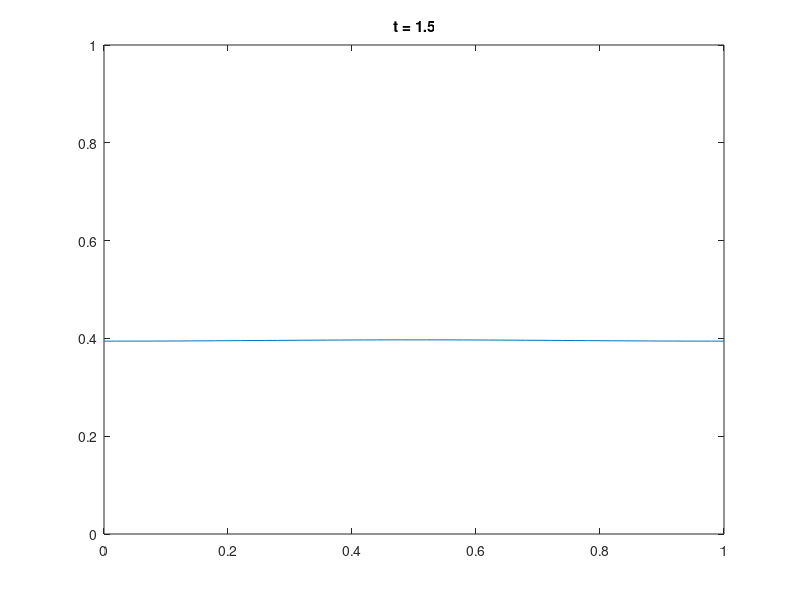

This figure's MATLAB source:
%% Main parameters
D = .1;
L = 1;
T = 1.5;

Nx = 50;
nu = .011; % nu = D * tau / h^2

%% Secondary parameters
x = linspace(0, L, Nx + 1);
h = x(2) - x(1);

tau = nu * h^2 / D;
Nt = ceil(T/tau) + 1;

u_0 = exp(-(x - .5).^2 ./ .05);
% figure(1)
% plot(x, u_0)

%% Transition matrices
U_now = eye(Nx);
U_next = (-1-2*nu)*eye(Nx) + ...
    diag(nu * ones(Nx-1, 1), 1) + ...
    diag(nu * ones(Nx-1, 1),-1);

%% Periodic border condition
U_next(1, end) = nu;
U_next(end, 1) = nu;

%% Integration
U = zeros(Nt, Nx);
U(1, :) = u_0(1 : end-1);

for k = 2 : Nt
    U(k, :) = -U_next \ U_now * U(k - 1, :).';
end
U = [U, U(:, 1)];

%% Visualisation
figure(2)

for k = [1 : floor(Nt/100) : Nt, Nt]
    plot(x, U(k, :));
    axis([0 L 0 1]);
    title(['t = ', num2str((k-1)*tau)]);
    drawnow;
end
